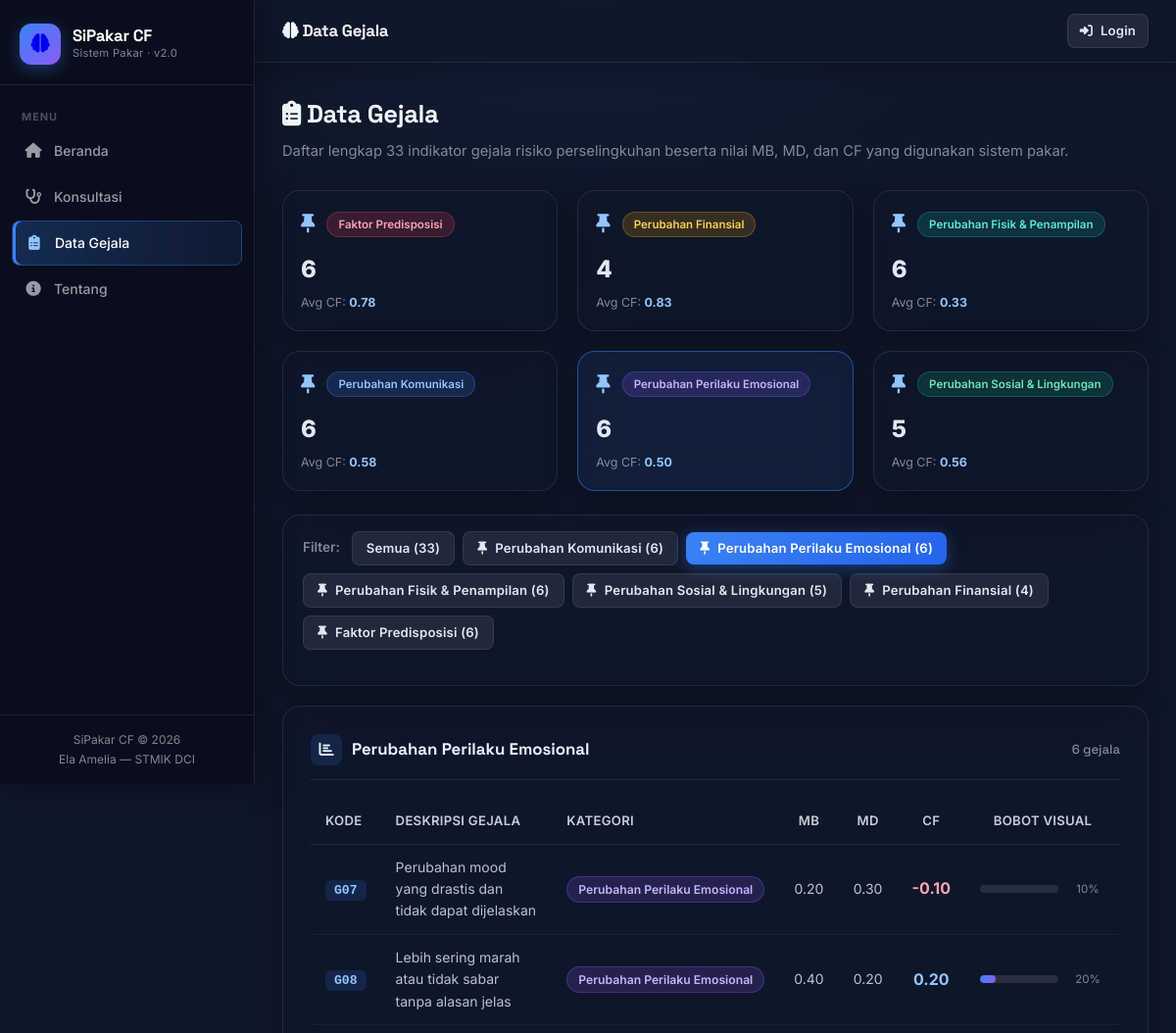
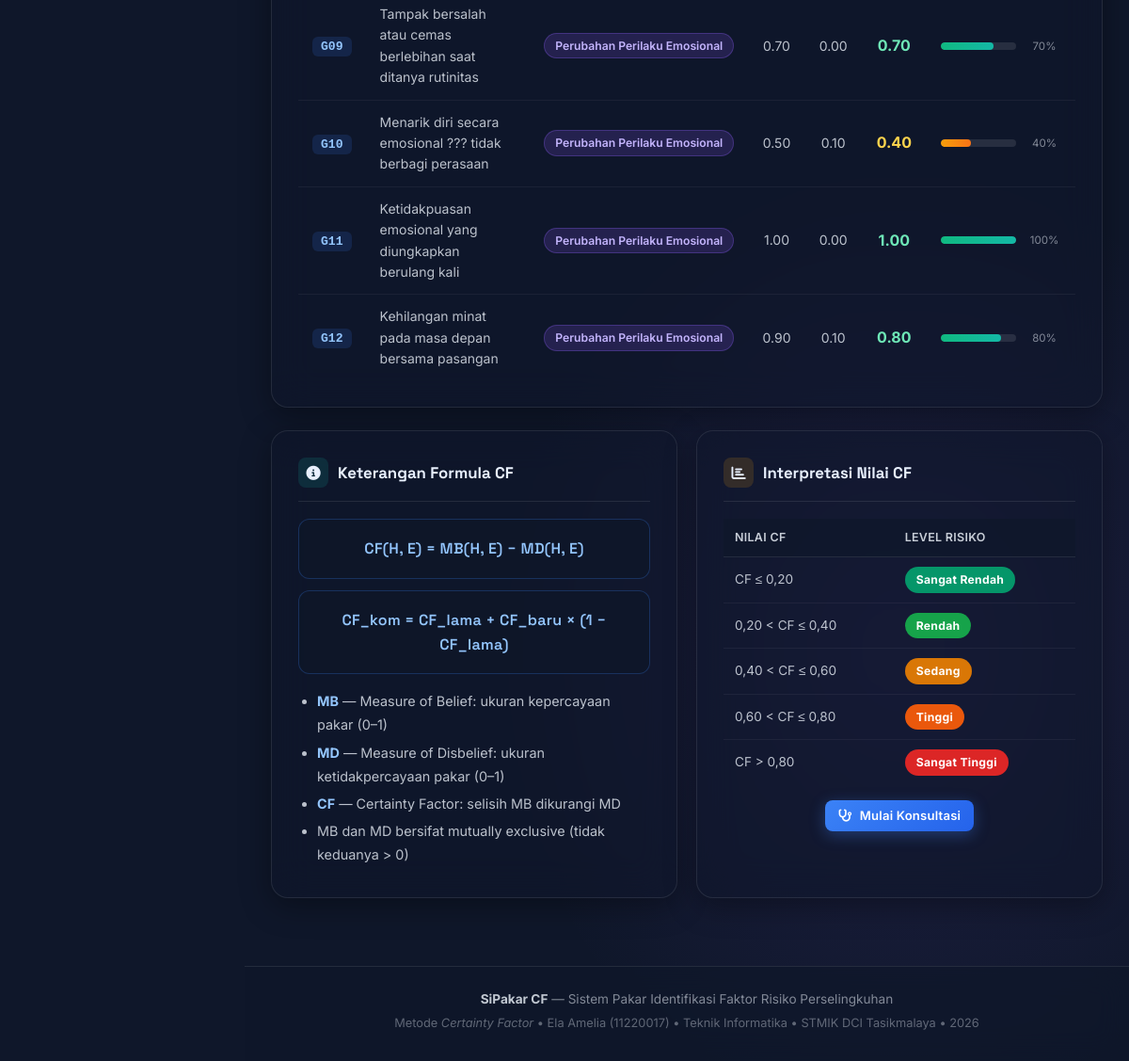
The app's page /pages/gejala.php?kategori=Perubahan+Perilaku+Emosional with its own data (2 pictures, top to bottom).
### tables this page shows
CREATE TABLE `gejala` (
  `id` int(11) NOT NULL AUTO_INCREMENT,
  `kode` varchar(10) NOT NULL,
  `nama` text NOT NULL,
  `kategori` varchar(80) NOT NULL,
  `mb` decimal(3,2) NOT NULL COMMENT 'Measure of Belief (0-1)',
  `md` decimal(3,2) NOT NULL COMMENT 'Measure of Disbelief (0-1)',
  `cf` decimal(4,2) NOT NULL COMMENT 'Certainty Factor = MB - MD',
  PRIMARY KEY (`id`),
  UNIQUE KEY `kode` (`kode`)
);

### pages/gejala.php (the view, shortened to what this page needs)
<?php
require_once '../includes/config.php';
$allKat = [
    'semua',
    'Perubahan Komunikasi',
    'Perubahan Perilaku Emosional',
    'Perubahan Fisik & Penampilan',
    'Perubahan Sosial & Lingkungan',
    'Perubahan Finansial',
    'Faktor Predisposisi',
];
$filter = $_GET['kategori'] ?? 'semua';
$where = '';
if ($filter !== 'semua') {
    $f     = $conn->real_escape_string($filter);
    $where = "WHERE kategori = '$f'";
}
$result  = $conn->query("SELECT * FROM gejala $where ORDER BY kode");
$total   = $conn->query("SELECT COUNT(*) AS n FROM gejala $where")->fetch_assoc()['n'];
$statByKat = [];
$qStat = $conn->query("SELECT kategori, COUNT(*) AS jumlah, AVG(cf) AS avg_cf, MAX(cf) AS max_cf FROM gejala GROUP BY kategori ORDER BY kategori");
while ($r = $qStat->fetch_assoc()) {
    $statByKat[$r['kategori']] = $r;
}
require_once '../includes/header.php';
?>
<div class="page-header">
    <div class="page-title"><i class="fas fa-clipboard-list"></i> Data Gejala</div>
    <div class="page-sub">Daftar lengkap 33 indikator gejala risiko perselingkuhan beserta nilai MB, MD, dan CF yang digunakan sistem pakar.</div>
</div>
<div class="grid-3" style="margin-bottom:24px;">
    <?php foreach ($statByKat as $kat => $stat): ?>
    <a href="gejala.php?kategori=<?= urlencode($kat) ?>" style="text-decoration:none;">
        <div class="card" style="margin-bottom:0;padding:18px;<?= $filter === $kat ? 'border-color:rgba(59,130,246,0.5);background:rgba(59,130,246,0.08);' : '' ?>cursor:pointer;">
            <div style="display:flex;align-items:center;gap:12px;margin-bottom:12px;">
                <span style="font-size:1.2rem;color:#93c5fd;"><?= katIcon($kat) ?></span>
                <span class="<?= katClass($kat) ?>" style="font-size:0.72rem;"><?= $kat ?></span>
            </div>
            <div style="font-size:1.5rem;font-weight:800;color:#e2e8f0;"><?= $stat['jumlah'] ?></div>
            <div style="font-size:0.78rem;color:var(--text-muted);margin-top:4px;">Avg CF: <strong style="color:#93c5fd;"><?= number_format((float)$stat['avg_cf'], 2) ?></strong></div>
        </div>
    </a>
    <?php endforeach; ?>
</div>
<div class="card" style="padding:16px 20px;margin-bottom:20px;">
    <div class="filter-bar">
        <span class="filter-label">Filter:</span>
        <a href="gejala.php?kategori=semua"
           class="btn btn-sm <?= $filter === 'semua' ? 'btn-primary' : 'btn-ghost' ?>">Semua (33)</a>
        <?php foreach (array_slice($allKat, 1) as $kat): ?>
        <a href="gejala.php?kategori=<?= urlencode($kat) ?>"
           class="btn btn-sm <?= $filter === $kat ? 'btn-primary' : 'btn-ghost' ?>">
            <?= katIcon($kat) ?> <?= htmlspecialchars($kat) ?> (<?= $statByKat[$kat]['jumlah'] ?? 0 ?>)
        </a>
        <?php endforeach; ?>
    </div>
</div>
<div class="card">
    <div class="card-title">
        <span class="title-icon" style="background:rgba(59,130,246,0.15);"><i class="fas fa-chart-bar"></i></span>
        <?= $filter === 'semua' ? 'Semua Gejala' : htmlspecialchars($filter) ?>
        <span style="margin-left:auto;font-size:0.82rem;font-weight:500;color:var(--text-muted);"><?= $total ?> gejala</span>
    </div>
    <div class="table-wrap">
        <table>
            <thead>
                <tr>
                    <th>Kode</th>
                    <th>Deskripsi Gejala</th>
                    <th>Kategori</th>
                    <th class="td-center">MB</th>
                    <th class="td-center">MD</th>
                    <th class="td-center">CF</th>
                    <th class="td-center">Bobot Visual</th>
                </tr>
            </thead>
            <tbody>
            <?php
            while ($row = $result->fetch_assoc()):
                $cfVal  = (float)$row['cf'];
                $barW   = max(0, $cfVal * 100);
                $barCls = cfBarClass($cfVal);
                $cfColor = $cfVal >= 0.7 ? '#6ee7b7' : ($cfVal >= 0.4 ? '#fcd34d' : ($cfVal < 0 ? '#fda4af' : '#93c5fd'));
            ?>
                <tr>
                    <td>
                        <span style="background:rgba(59,130,246,0.15);color:#93c5fd;padding:3px 9px;border-radius:6px;font-size:0.82rem;font-weight:700;font-family:monospace;">
                            <?= $row['kode'] ?>
                        </span>
                    </td>
                    <td style="font-size:0.875rem;max-width:320px;"><?= htmlspecialchars($row['nama']) ?></td>
                    <td><span class="<?= katClass($row['kategori']) ?>"><?= htmlspecialchars($row['kategori']) ?></span></td>
                    <td class="td-center"><?= number_format((float)$row['mb'], 2) ?></td>
                    <td class="td-center"><?= number_format((float)$row['md'], 2) ?></td>
                    <td class="td-center">
                        <strong style="color:<?= $cfColor ?>;font-size:1rem;"><?= number_format($cfVal, 2) ?></strong>
                    </td>
                    <td class="td-center">
                        <div style="display:flex;align-items:center;gap:6px;justify-content:center;">
                            <div class="cf-bar-wrap" style="width:80px;">
                                <div class="<?= $barCls ?>" style="width:<?= abs($barW) ?>%"></div>
                            </div>
                            <span style="font-size:0.72rem;color:var(--text-muted);min-width:36px;"><?= number_format(abs($cfVal)*100) ?>%</span>
                        </div>
                    </td>
                </tr>
            <?php endwhile; ?>
            </tbody>
        </table>
    </div>
</div>
<div class="grid-2">
    <div class="card">
        <div class="card-title">
            <span class="title-icon" style="background:rgba(20,184,166,0.15);"><i class="fas fa-circle-info"></i></span>
            Keterangan Formula CF
        </div>
        <div class="formula-box">CF(H, E) = MB(H, E) &minus; MD(H, E)</div>
        <div class="formula-box" style="margin-top:8px;">CF_kom = CF_lama + CF_baru &times; (1 &minus; CF_lama)</div>
        <ul class="tentang-list" style="padding-left:20px;margin-top:16px;">
            <li><strong>MB</strong> &mdash; Measure of Belief: ukuran kepercayaan pakar (0&ndash;1)</li>
            <li><strong>MD</strong> &mdash; Measure of Disbelief: ukuran ketidakpercayaan pakar (0&ndash;1)</li>
            <li><strong>CF</strong> &mdash; Certainty Factor: selisih MB dikurangi MD</li>
            <li>MB dan MD bersifat mutually exclusive (tidak keduanya &gt; 0)</li>
        </ul>
    </div>
    <div class="card">
        <div class="card-title">
            <span class="title-icon" style="background:rgba(245,158,11,0.15);"><i class="fas fa-chart-bar"></i></span>
            Interpretasi Nilai CF
        </div>
        <table class="mini-table">
            <thead><tr><th>Nilai CF</th><th>Level Risiko</th></tr></thead>
            <tbody>
                <tr><td>CF &le; 0,20</td><td><span class="risk-badge" style="background:#059669;">Sangat Rendah</span></td></tr>
                <tr><td>0,20 &lt; CF &le; 0,40</td><td><span class="risk-badge" style="background:#16a34a;">Rendah</span></td></tr>
                <tr><td>0,40 &lt; CF &le; 0,60</td><td><span class="risk-badge" style="background:#d97706;">Sedang</span></td></tr>
                <tr><td>0,60 &lt; CF &le; 0,80</td><td><span class="risk-badge" style="background:#ea580c;">Tinggi</span></td></tr>
                <tr><td>CF &gt; 0,80</td><td><span class="risk-badge" style="background:#dc2626;">Sangat Tinggi</span></td></tr>
            </tbody>
        </table>
        <div style="margin-top:16px;text-align:center;">
            <a href="konsultasi.php" class="btn btn-primary btn-sm"><i class="fas fa-stethoscope"></i> Mulai Konsultasi</a>
        </div>
    </div>
</div>
<?php require_once '../includes/footer.php'; ?>

### records on screen
gejala: kode "G07", nama "Perubahan mood yang drastis dan tidak dapat dijelaskan", kategori "Perubahan Perilaku Emosional", mb "0.20", md "0.30", cf "-0.10", abs($cfVal)*100 "10"
gejala: kode "G08", nama "Lebih sering marah atau tidak sabar tanpa alasan jelas", kategori "Perubahan Perilaku Emosional", mb "0.40", md "0.20", cf "0.20", abs($cfVal)*100 "20"
gejala: kode "G09", nama "Tampak bersalah atau cemas berlebihan saat ditanya rutinitas", kategori "Perubahan Perilaku Emosional", mb "0.70", md "0.00", cf "0.70", abs($cfVal)*100 "70"
gejala: kode "G10", nama "Menarik diri secara emosional ??? tidak berbagi perasaan", kategori "Perubahan Perilaku Emosional", mb "0.50", md "0.10", cf "0.40", abs($cfVal)*100 "40"
gejala: kode "G11", nama "Ketidakpuasan emosional yang diungkapkan berulang kali", kategori "Perubahan Perilaku Emosional", mb "1.00", md "0.00", cf "1.00", abs($cfVal)*100 "100"
gejala: kode "G12", nama "Kehilangan minat pada masa depan bersama pasangan", kategori "Perubahan Perilaku Emosional", mb "0.90", md "0.10", cf "0.80", abs($cfVal)*100 "80"

### other values on screen
$topbarTitles[$activePage ?? ''] "Data Gejala"
$kat "Faktor Predisposisi"
$stat['jumlah'] "6"
$stat['avg_cf'] "0.78"
$kat "Perubahan Finansial"
$stat['jumlah'] "4"
$stat['avg_cf'] "0.83"
$kat "Perubahan Fisik & Penampilan"
$stat['avg_cf'] "0.33"
$kat "Perubahan Komunikasi"
$stat['avg_cf'] "0.58"
$kat "Perubahan Perilaku Emosional"
$stat['avg_cf'] "0.50"
$kat "Perubahan Sosial & Lingkungan"
$stat['jumlah'] "5"
